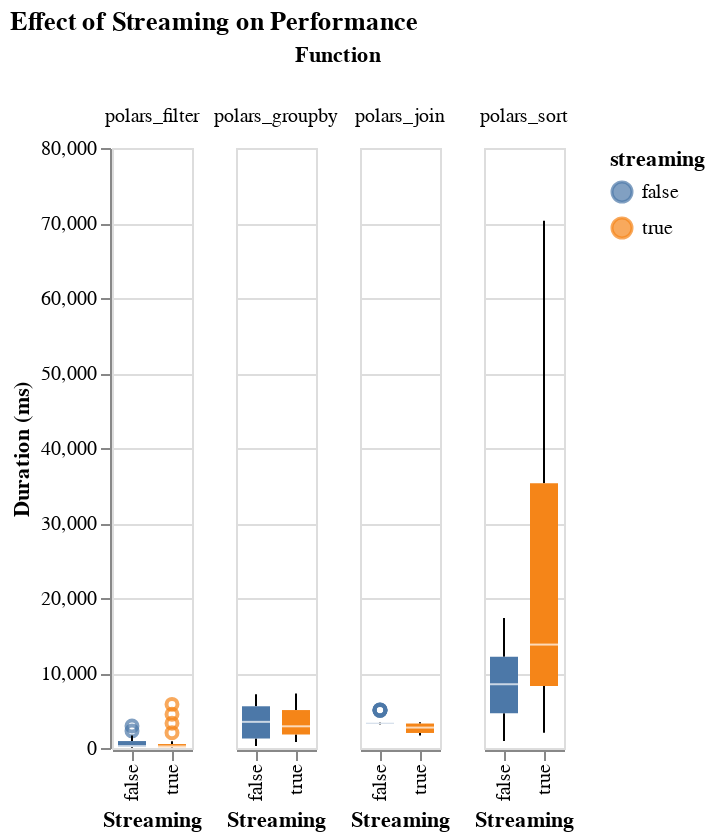

Notebook code for this chart:
### Code cell
# Analyze the effect of streaming
streaming_effect = (
    alt.Chart(df)
    .mark_boxplot()
    .encode(
        x=alt.X("streaming:N", title="Streaming"),
        y=alt.Y("duration:Q", title="Duration (ms)"),
        color=alt.Color("streaming:N"),
        column=alt.Column("func:N", title="Function"),
    )
    .properties(title="Effect of Streaming on Performance")
)

streaming_effect

### Figure 1 — Vega-Lite specification as saved in the notebook (floating-point values rounded to 4 significant figures; data arrays with more than 128 entries replaced by an {"elided": "..."} marker saying what was removed)
{"config": {"view": {"continuousWidth": 300, "continuousHeight": 300}}, "data": {"name": "data-48d397595b37e50a56a33ca0c71cb05d"}, "mark": {"type": "boxplot"}, "encoding": {"color": {"field": "streaming", "type": "nominal"}, "column": {"field": "func", "title": "Function", "type": "nominal"}, "x": {"field": "streaming", "title": "Streaming", "type": "nominal"}, "y": {"field": "duration", "title": "Duration (ms)", "type": "quantitative"}}, "title": "Effect of Streaming on Performance", "$schema": "https://vega.github.io/schema/vega-lite/v5.20.1.json", "datasets": {"data-48d397595b37e50a56a33ca0c71cb05d": {"elided": "240 records"}}}
